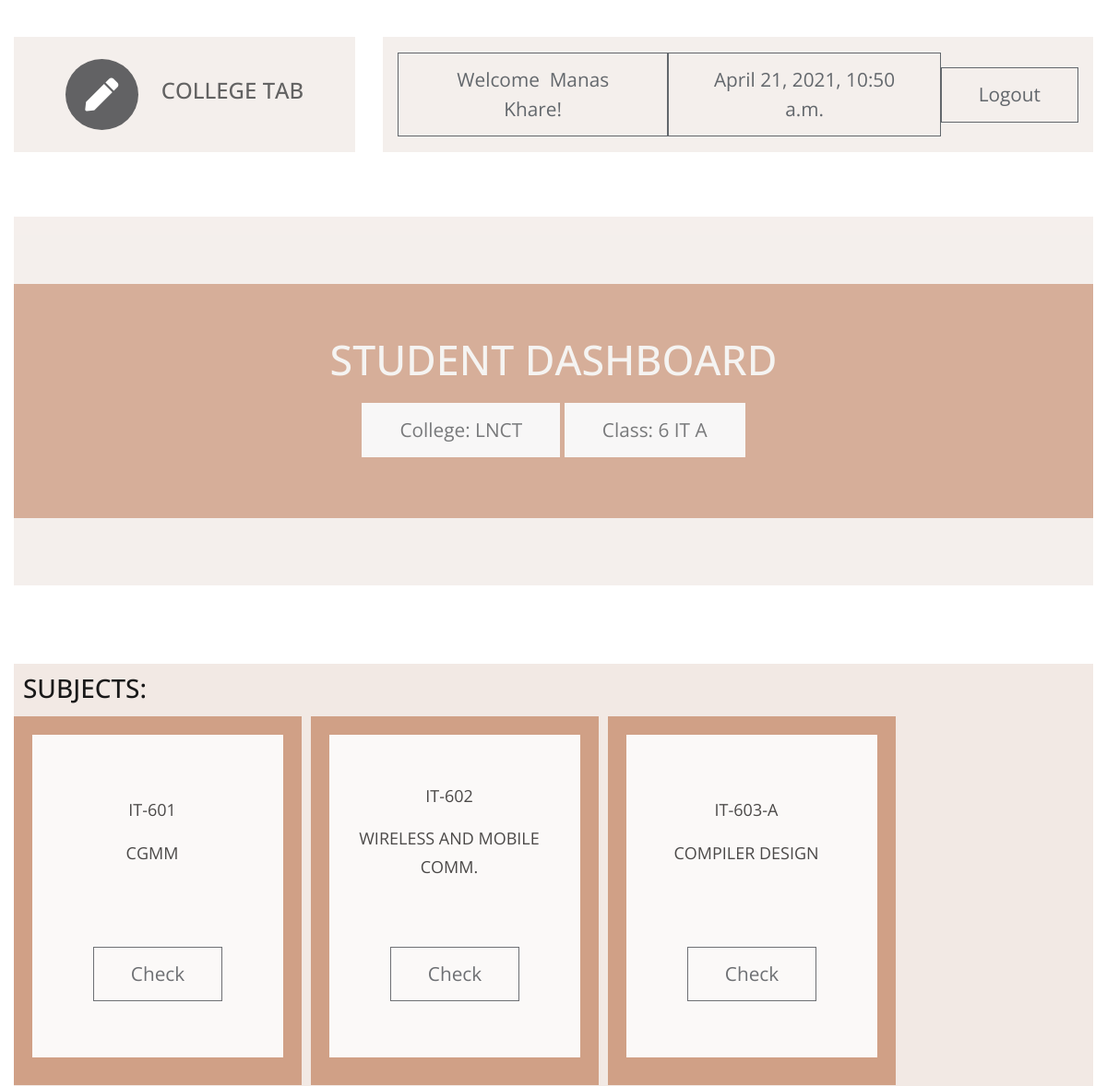
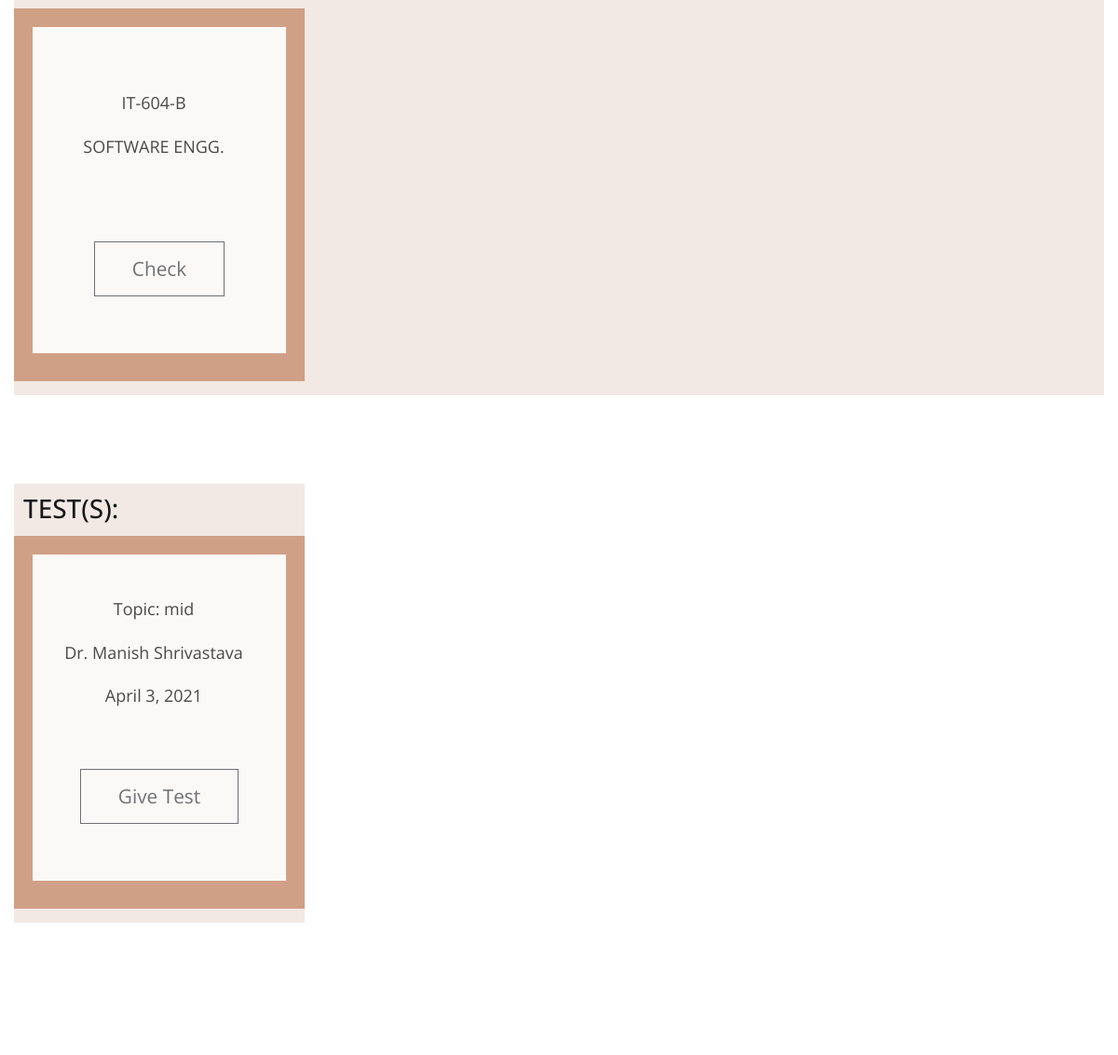
The app's page /s_dashboard/0103IT181055/ (signed in) with its own data (2 pictures, top to bottom).
### ctapp/models.py (models this page shows, shortened)
class student(models.Model):
    user = models.OneToOneField(User, on_delete=models.CASCADE,unique=True)
    enrollment_number = models.CharField(max_length = 12,primary_key = True)
    name = models.CharField(max_length = 30)
    college_name = models.CharField(max_length = 10,choices = CLG_CHOICES,default = 'LNCT')
    sem = models.CharField(max_length = 20,choices = SEMESTER_CHOICES,default = '6')
    sec = models.CharField(max_length = 1,choices = SEC_CHOICES,default = 'A')
    branch= models.CharField(max_length = 20,choices = BRANCH_CHOICES,default = 'IT')
    mobile_no = models.CharField(max_length=10)
    email = models.CharField(max_length=30)

class subject(models.Model):
    subject_code = models.CharField(max_length = 8,primary_key = True)
    name = models.CharField(max_length = 30)
    branch = models.CharField(max_length=20, choices=BRANCH_CHOICES, default='IT')
    sem = models.CharField(max_length = 20,choices = SEMESTER_CHOICES,default = '6')

class Test(models.Model):
    topic = models.CharField(max_length=50)
    link = models.CharField(max_length=1000)
    c_id  = models.ForeignKey(Class,on_delete=models.CASCADE)       #class id
    s_id = models.ForeignKey(subject,on_delete=models.CASCADE)  #subject id
    t_id = models.ForeignKey(teacher,on_delete=models.CASCADE)  #teacher id
    date = models.DateField()
    starttime = models.TimeField(auto_now=False,auto_now_add=False)
    endtime = models.TimeField(auto_now=False,auto_now_add=False)
    def __str__(self):
        s_name = str(self.s_id.name)     #get subject name
        sem_sec = str(self.c_id.branch) + " - " +str(self.c_id.sem)+"TH - "+str(self.c_id.sec)
        return sem_sec+" - "+s_name+' - ' + str(self.topic)

class teacher(models.Model):
    user = models.OneToOneField(User, on_delete=models.CASCADE,unique=True)
    name = models.CharField(max_length=30)
    college_name = models.CharField(max_length = 10,choices = CLG_CHOICES,default = 'LNCT')
    branch = models.CharField(max_length=20, choices=BRANCH_CHOICES, default='IT')
    mobile_no = models.CharField(max_length=10)
    email = models.CharField(max_length=30)

### ctapp/views.py (the view)
# urls.py: path('<str:id>/', views.student_dashboard, name='s_db'),
@login_required(login_url='s_login/')
def student_dashboard(request,id):
    template = loader.get_template('student dashboard.html')
    print(id)
    current_student = student.objects.get(enrollment_number=id)
    subjects = get_subjects(current_student)
    tests=get_tests(current_student)
    print(tests)
    now=current_datetime()
    if tests:
        context = {'student':current_student,'subject_list':subjects,'tests':tests,'error':'','cur_date':now}
        return HttpResponse(template.render(context, request))
    error='No tests assigned yet.'
    context = {'student':current_student,'subject_list':subjects,'error':error,'cur_date':now}
    return HttpResponse(template.render(context, request))

### ctapp/views.py (called while the page is built)
def get_subjects(student):
    branch = student.branch
    sem = student.sem
    return subject.objects.filter(branch=branch).filter(sem=sem)

def get_tests(student):
    try:
        curr_class = Class.objects.get(sem=student.sem,sec=student.sec,branch=student.branch)
        return Test.objects.filter(c_id=curr_class)
    except Test.DoesNotExist:
        return False

def current_datetime():
    now = datetime.datetime.now()
    return now

### ctapp/templates/student dashboard.html (shortened to what this page needs)
<!DOCTYPE html>
<html lang="en">
{% load static %}
  <head>
    <link rel="stylesheet" href="{% static 'css/all.min.css' %}" />
    <link rel="stylesheet" href="{% static 'css/bootstrap.min.css' %}" />
    <link rel="stylesheet" href="{% static 'css/templatemo-style.css' %}" />
  </head>
  <body id="servicesPage">
    <div class="parallax-window" data-parallax="scroll" data-image-src="{% static 'img/subjects_assignments.jpg' %}">
      <div class="container-fluid">
        <div class="row tm-brand-row">
          <div class="col-lg-4 col-11">
            <div class="tm-brand-container tm-bg-white-transparent">
              <i class="fas fa-2x fa-pen tm-brand-icon"></i>
              <div class="tm-brand-texts">
                <h1 class="text-uppercase tm-brand-name">College Tab</h1>
              </div>
            </div>
          </div>
          <div class="col-lg-8 col-1">
            <div class="tm-nav">
              <nav
                class="navbar navbar-expand-lg navbar-light tm-bg-white-transparent tm-navbar">
                <div class="collapse navbar-collapse" id="navbarNav">
                  <ul class="navbar-nav">
                    <li class="btn btn-outline-dark">
                      Welcome&nbsp;&nbsp;{{student.name}}!
                    </li>
                    <li class="nav-item">
                      <button type="button" class="btn btn-outline-dark">{{ cur_date }}</button>
                    </li>
                    <li class="nav-item">
                      <a href="{% url 's_logout' %}" class="btn btn-outline-dark" style="height: 60px; text-align:center;">Logout</a>
                    </li>
                  </ul>
                </div>
              </nav>
            </div>
          </div>
        </div>
        <section class="row" id="tmServices">
         <div class="col-12">
            <div class="parallax-window tm-services-parallax-header tm-testimonials-parallax-header tm-bg-white-transparent"
                 data-parallax="scroll"
                 data-z-index="101"
                 >
                 <div class="tm-bg-brown-transparent text-center tm-services-header tm-testimonials-header">
                    <h2 class="text-uppercase tm-services-page-title tm-testimonials-page-title">Student Dashboard</h2>
                    <p class="btn btn-outline-light active">
                        College: {{student.college_name}}
                    </p>
                    <p class="btn btn-outline-light active">
                        Class: {{student.sem}} {{student.branch}} {{student.sec}}
                    </p>
                </div>
            </div>
          </div>
          <div class="col-12 tm-tabs-container">
              <div class="sections">
                <h3>SUBJECTS:</h3>
                <div class="card-deck">
                  {% for subject in subject_list%}
                          <div class="btn-outline card-upper">
                            <div class="card-body text-center">
                              <div class="cards">
                                <div class="contents">
                                  <p class="card-text">
                                    {{subject.subject_code}}
                                  </p>
                                  <p class="card-text">
                                    {{subject.name}}
                                  </p>
                                </div>
                                <div class="card-text" style="position:relative; top:50px;">
                                  <a class="btn btn-outline-dark" href="{% url 'student:s_subject_assignment_list' student.enrollment_number subject.subject_code %}">Check</a>
                                </div>
                              </div>
                            </div>
                          </div>
                    {% endfor %}
              </div>
            </div>
          </div>
          <div class="col-12" id="tests">
            <div class="sections">
              <h3>TEST(S):</h3>
              <div class="card-deck">
                {% if error != '' %}
                <div class="card-body text-center">{{error}}</div>
                {% else %}
                {% for test in tests %}
                  <div class="btn-outline card-upper">
                    <div class="card-body text-center">
                      <div class="cards">
                        <div class="contents">
                          <p class="card-text">
                            Topic: {{test.topic}}
                          </p>
                          <p class="card-text">
                            {{test.t_id.name}}
                          </p>
                          <p class="card-text">
                            {{test.date}}
                          </p>
                        </div>
                        <div class="card-text" style="position:relative; top:50px;">
                          <a class="btn btn-outline-dark" href="#">Give Test</a>
                        </div>
                      </div>
                    </div>
                  </div>
                {% endfor %}
                {% endif %}
            </div>
          </div>
        </div>
        </section>
        <footer class="row">
          <p class="col-12 text-white text-center tm-copyright-text">
          </p>
        </footer>
      </div>
    </div>
  </body>
</html>

### ctapp/static/css/templatemo-style.css (style rules this page uses)
html { scroll-behavior: smooth; }
body { font-family: "Open Sans", Arial, Helvetica, sans-serif; font-size: 18px; font-weight: 400; color: #6b6b6b; overflow-x: hidden; }
a, button { transition: all 0.3s ease; }
.container-fluid { max-width: 1310px; }
.parallax-window { min-height: 1100px; background: transparent; }
.tm-bg-white-transparent { background-color: rgba(255, 255, 255, 0.8); }
.tm-brand-row { align-items: center; padding-top: 40px; padding-bottom: 28px; }
.tm-brand-container { max-width: 500px; height: 125px; display: flex; align-items: center; justify-content: center; }
.tm-brand-icon { width: 79px; height: 77px; display: flex; align-items: center; justify-content: center; background-color: #333436; color: white; border-radius: 50%; margin-right: 25px; }
.tm-brand-name { font-size: 1.5rem; color: #333333; }
.tm-navbar { max-width: 840px;min-height: 125px;justify-content:; }
.tm-navbar .navbar-nav { width: 100%; display: flex; align-items: center; justify-content: space-around; }
.nav-item { position: relative; }
.btn { border-radius: 0; padding: 13px 40px; font-size: 1.3rem; }
p { line-height: 1.7; }
.tm-copyright-text { font-size: 1rem; padding-top: 50px; padding-bottom: 45px; }
.tm-bg-brown-transparent { background-color: #C07F5B; opacity: 0.77; color: #F4F3F2; font-weight: bold; }
.tm-bg-white-transparent { background-color: #F2EBE7;; opacity: 0.77; color: #F4F3F2; font-weight: bold; }
.cards { height: 350px; width:100%; background-color:white; color:black; opacity:1; padding:30px; }
.card-upper { height:400px; width:312px; margin:5px; background-color:#C07F5B; opacity:0.77; color:aliceblue; }
.sections { background-color: #F1E7E2; opacity:0.9; display: inline-block; padding:10px; color:black; }
.contents { height:150px; width:200px; align-content: center; }
#tests { position: relative; top:-40px; }
.text-center { align-self: center; }
.tm-services-parallax-header { min-height: 700px; display: flex; align-items: center; margin-top: 42px; margin-bottom: 22px; }
.tm-services-header { position: relative; z-index: 102; width: 100%; padding: 85px 15px 37px 15px; }
.tm-services-page-title { font-size: 2.8rem; padding-bottom: 37px; }
.tm-tabs-container { display: flex; padding-top: 40px; padding-bottom: 135px; }
.tm-testimonials-header { padding: 55px 15px 50px; }
.tm-testimonials-page-title { padding-bottom: 0; margin-bottom: 20px; }
.tm-testimonials-parallax-header { min-height: 400px; margin-bottom: 45px; }

### records on screen
student: name "Manas Khare", college_name "LNCT", sem "6", branch "IT", sec "A"
subject: subject_code "IT-601", name "CGMM"
subject: subject_code "IT-602", name "WIRELESS AND MOBILE COMM."
subject: subject_code "IT-603-A", name "COMPILER DESIGN"
subject: subject_code "IT-604-B", name "SOFTWARE ENGG."
Test: topic "mid", t_id.name "Dr. Manish Shrivastava", date "April 3, 2021"

### other values on screen
{{ cur_date }} "April 21, 2021, 10:50 a.m."
